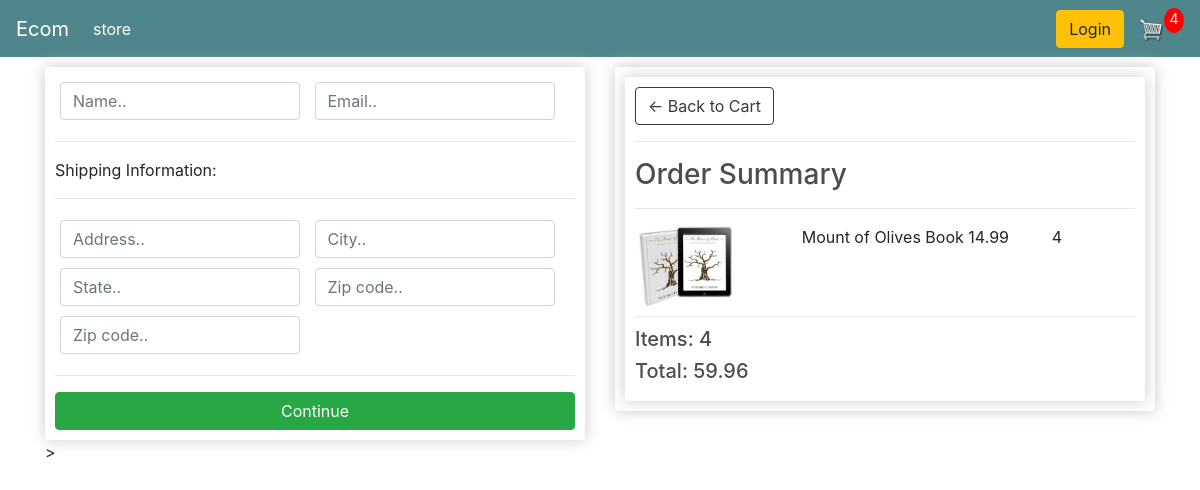
Page /checkout (signed in) on the committed database.
### store/models.py (models this page shows, shortened)
class OrderItem(models.Model):
    product = models.ForeignKey(Product,on_delete=models.SET_NULL,blank=True,null=True)
    order = models.ForeignKey(Order,on_delete=models.SET_NULL,blank=True,null=True)
    quantity = models.IntegerField(default=0,null=True,blank=True)
    date_added = models.DateTimeField(auto_now_add=True)
    @property
    def get_total(self):
        total = self.product.price * self.quantity
        return total

class Product(models.Model):
    name = models.CharField(max_length=200,null=True)
    price = models.FloatField()
    digital = models.BooleanField(default=False,null=True,blank=False)
    image = models.ImageField(null=True,blank=True)

class Order(models.Model):
    customer = models.ForeignKey(Customer,on_delete=models.SET_NULL,blank=True,null=True)
    date_ordered = models.DateTimeField(auto_now_add=True)
    complete = models.BooleanField(default=False,null=True,blank=False)
    transaction_id = models.CharField(max_length=200,null=True)
    @property
    def get_cart_total(self):
        orderitems = self.orderitem_set.all()
        total = sum([item.get_total for item in orderitems])
        return total
    @property
    def get_cart_items(self):
            orderitems = self.orderitem_set.all()
            total = sum([item.quantity for item in orderitems])
            return total

### store/views.py (the view)
# urls.py: path('checkout',views.checkout,name="checkout"),
def checkout(request):
    if request.user.is_authenticated:
       customer = request.user.customer
       order,created = Order.objects.get_or_create(customer=customer,complete=False)
       items = order.orderitem_set.all()
       cartItems = order.get_cart_items
    else:
        items ={}
        order ={'get_cart_total':0,'get_cart_items':0}
        cartItems = order['get_cart_items']
    context = {'items':items,'order':order,'cartItems':cartItems}
    return render(request,'store/checkout.html',context)

### store/templates/store/checkout.html (shortened to what this page needs)
{% extends 'store/main.html'%}
{% load static %}
{% block content %}
 <div class="row">
		<div class="col-lg-6">
			<div class="box-element" id="form-wrapper">
				<form id="form">
					<div id="user-info">
						<div class="form-field">
							<input required class="form-control" type="text" name="name" placeholder="Name..">
						</div>
						<div class="form-field">
							<input required class="form-control" type="email" name="email" placeholder="Email..">
						</div>
					</div>
					<div id="shipping-info">
						<hr>
						<p>Shipping Information:</p>
						<hr>
						<div class="form-field">
							<input class="form-control" type="text" name="address" placeholder="Address..">
						</div>
						<div class="form-field">
							<input class="form-control" type="text" name="city" placeholder="City..">
						</div>
						<div class="form-field">
							<input class="form-control" type="text" name="state" placeholder="State..">
						</div>
						<div class="form-field">
							<input class="form-control" type="text" name="zipcode" placeholder="Zip code..">
						</div>
						<div class="form-field">
							<input class="form-control" type="text" name="country" placeholder="Zip code..">
						</div>
					</div>
					<hr>
					<input id="form-button" class="btn btn-success btn-block" type="submit" value="Continue">
				</form>
			</div>
		</div>
		<div class="col-lg-6">
			<div class="box-element">
               <div class="box-element">
                        <a  class="btn btn-outline-dark" href="{% url 'cart' %}">&#x2190; Back to Cart</a>
                        <hr>
                        <h3>Order Summary</h3>
                        <hr>
                        {% for item in items%}
                        <div class="cart-row">
                            <div style="flex:2"><img class="row-image" src="{{ item.product.image.url }}"></div>
                            <div style="flex:2"><p>{{ item.product.name}}</p></div>
                            <div style="flex:1"><p>{{ item.product.price}}</p></div>
                            <div style="flex:1"><p>{{ item.quantity}}</p></div>
                        </div>
                        {% endfor %}
                        <h5>Items:   {{ order.get_cart_items }}</h5>
                        <h5>Total:   {{ order.get_cart_total }}</h5>
                    </div>
			</div>
		</div>
	</div>>
{% endblock content %}

### ecommerce/static/css/main.css (style rules this page uses)
body { background-color: hsl(0, 0%, 98%); }
h1,h2,h3,h4,h5,h6 { color:hsl(0, 0%, 30%); }
.box-element { box-shadow:hsl(0, 0%, 80%) 0 0 16px; background-color: #fff; border-radius: 4px; padding: 10px; }
.col-lg-4, .col-lg-6, .col-lg-8, .col-lg-12 { margin-top: 10px; }
.btn { border-radius: 0; }
.row-image { width: 100px; }
.form-field { width:250px; display: inline-block; padding: 5px; }
.cart-row { display: flex; align-items: flex-stretch; padding-bottom: 10px; margin-bottom: 10px; border-bottom: 1px solid #ececec; }

### rows in the picture
OrderItem: product.image (picture), product.name "Mount of Olives Book", product.price "14.99", quantity "4"
Order: get_cart_items "4", get_cart_total "59.96"

### other values in the picture
{{ cartItems }} "4"
